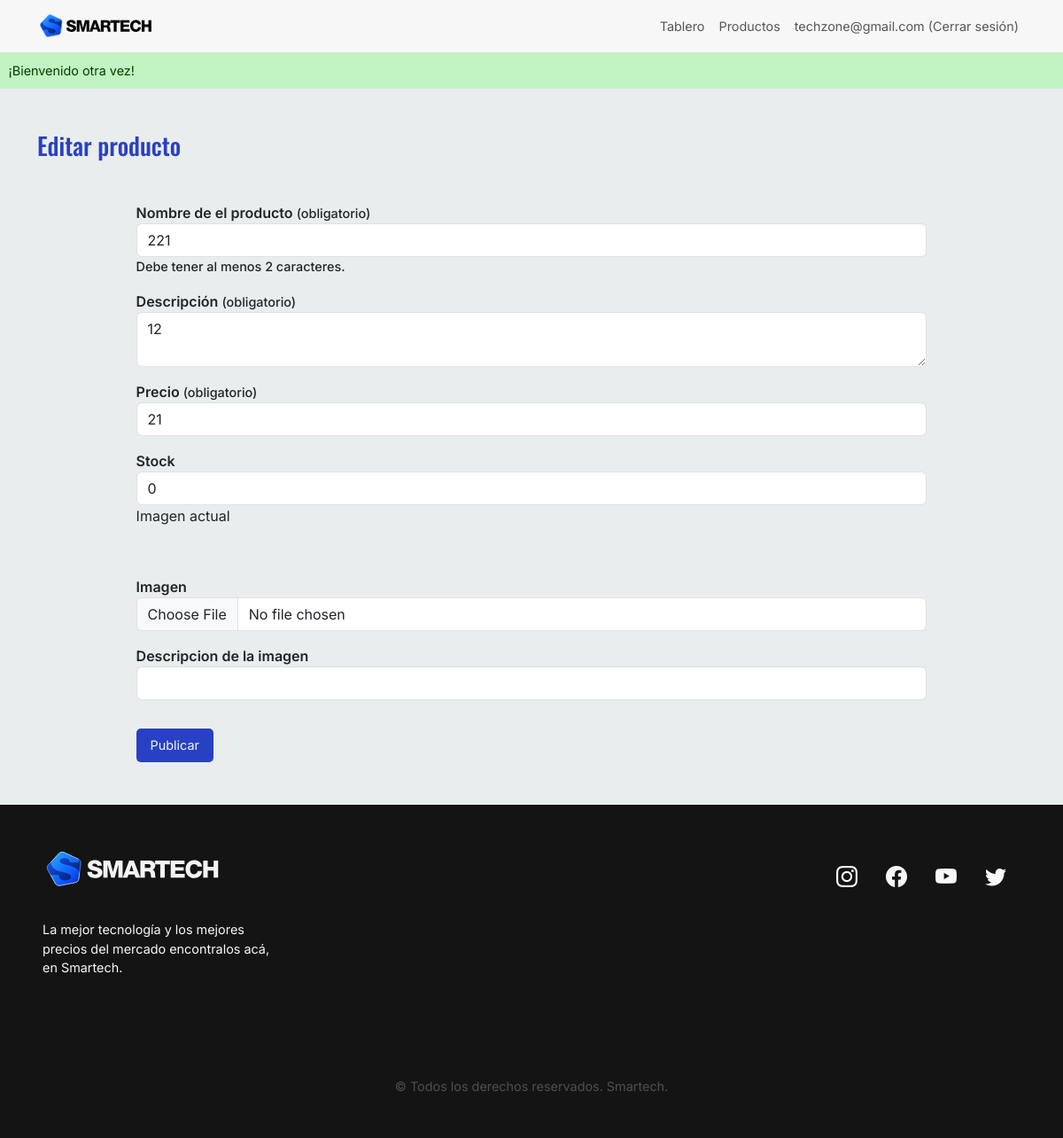
Screenshot of /admin/index.php?s=edit-product&id=64 (signed in) with the database file from the repository.
### tables this page shows
CREATE TABLE `vendedores` (
  `vendedor_id` int(10) UNSIGNED NOT NULL,
  `nombre` varchar(60) DEFAULT NULL,
  `email` varchar(100) NOT NULL,
  `password` varchar(255) NOT NULL
);

CREATE TABLE `productos` (
  `producto_id` int(10) UNSIGNED NOT NULL,
  `vendedor_fk` int(10) UNSIGNED NOT NULL,
  `nombre` varchar(45) NOT NULL,
  `descripcion` text NOT NULL,
  `precio` float NOT NULL,
  `stock` int(11) NOT NULL,
  `imagen` varchar(255) DEFAULT NULL,
  `imagen_desc` varchar(150) DEFAULT NULL
);

### bootstrap/autoload.php (called while the page is built, shortened)
<?php
    spl_autoload_register(function(string $className) {
        $className = substr($className, 4);
        $className = 'classes/' . str_replace('\\', '/', $className);
        $classPath = __DIR__ . '/../' . $className . '.php';
    })
?>

### classes/Auth/Authentication.php (called while the page is built, shortened)
<?php
class Authentication
{
    public function isAuthenticated(): bool{
        return isset($_SESSION['vendedor_id']);
    }
    public function getVendedor(): ?Vendedor{
        return (new Vendedor)->byId($_SESSION['vendedor_id']);
    }
}

### classes/Models/Vendedor.php (called while the page is built, shortened)
<?php
class Vendedor
{
    private string $email;
    public function byId(string $id): ?Vendedor
    {
        $db = (new DB)->getConexion();
        $query = "SELECT * FROM vendedores
                        WHERE vendedor_id = ?";
        $stmt = $db->prepare($query);
        $stmt->execute([$id]);
        $stmt->setFetchMode(PDO::FETCH_CLASS, Vendedor::class);
        $vendedor = $stmt->fetch();
        return $vendedor;
    }
    public function getEmail(): string
    {
        return $this->email;
    }
}

### classes/Models/Shop.php (called while the page is built, shortened)
<?php
class Shop
{
    private int $producto_id;
    private string $nombre;
    private string $descripcion;
    private string $precio;
    private string $stock;
    private ?string $imagen_desc;
    public function byId(int $id): ?Shop
    {
        $db = (new DB)->getConexion();
        $query = "SELECT * FROM productos
                WHERE producto_id = ?";
        $stmt = $db->prepare($query);
        $stmt->execute([$id]);
        $stmt->setFetchMode(PDO::FETCH_CLASS, Shop::class);
        $producto = $stmt->fetch();
        return $producto;
    }
    public function getProductId(): int
    {
        return $this->producto_id;
    }
    public function getName(): string
    {
        return $this->nombre;
    }
    public function getDescription(): string
    {
        return $this->descripcion;
    }
    public function getPrice(): int
    {
        return $this->precio;
    }
    public function getStock(): int
    {
        return $this->stock;
    }
    public function getImagenDescripcion(): ?string
    {
        return $this->imagen_desc;
    }
}

### admin/views/edit-product.php (the view, shortened to what this page needs)
<?php
    $product = (new Shop)->byId($_GET['id']);
    if (isset($_SESSION['errores'])) {
        $errores = $_SESSION['errores'];
        unset($_SESSION['errores']);
    } else {
        $errores = [];
    }
    if (isset($_SESSION['oldData'])) {
        $oldData = $_SESSION['oldData'];
        unset($_SESSION['oldData']);
    } else {
        $oldData = [];
    }
?>
<section class="publish">
    <div class="container">
        <h1 class="title">Editar producto</h1>
        <form action="actions/edit-product.php?id=<?= $product->getProductId();?>" method="post" enctype="multipart/form-data">
            <div>
                <label for="nombre">Nombre de el producto <span class="small">(obligatorio)</span></label>
                <input
                type="text"
                id="nombre"
                name="nombre"
                class="form-control"
                aria-describedby="help-nombre <?php if(isset($errores['nombre'])): ?> error-nombre <?php endif; ?>"
                value="<?= $oldData['nombre'] ?? $product->getName(); ?>"
                >
                <div class="small" id="help-nombre">Debe tener al menos 2 caracteres.</div>
            </div>
            <div>
                <label for="descripcion">Descripción <span class="small">(obligatorio)</span></label>
                <textarea
                    type="text"
                    id="descripcion"
                    name="descripcion"
                    class="form-control"
                    <?php if(isset($errores['descripcion'])): ?> aria-describedby="error-descripcion"> <?php endif; ?>
                ><?= $oldData['descripcion'] ?? $product->getDescription(); ?></textarea>
            </div>
            <div>
                <label for="precio">Precio <span class="small">(obligatorio)</span></label>
                <input
                    type="number"
                    id="precio"
                    name="precio"
                    class="form-control"
                    value="<?= $oldData['precio'] ?? $product->getPrice(); ?>"
                    <?php if(isset($errores['precio'])): ?> aria-describedby="error-precio"> <?php endif; ?>
            </div>
            <div>
                <label for="stock">Stock</label>
                <input
                    type="number"
                    id="stock"
                    name="stock"
                    class="form-control"
                    value="<?= $oldData['stock'] ?? $product->getStock(); ?>">
            </div>
            <div>
                <p>Imagen actual</p>
            </div>
            <div>
                <label for="imagen">Imagen</label>
                <input
                    type="file"
                    id="imagen"
                    name="imagen"
                    class="form-control">
            </div>
            <div>
                <label for="imagen_desc">Descripcion de la imagen</label>
                <input
                    type="text"
                    id="imagen_desc"
                    name="imagen_desc"
                    class="form-control"
                    value="<?= $oldData['imagen_desc'] ?? $product->getImagenDescripcion(); ?>"
                >
            </div>
            <button type="submit">Publicar</button>
        </form>
    </div>
</section>

### admin/index.php (shortened to what this page needs)
<?php
require_once __DIR__ . '/../bootstrap/autoload.php';
$view = $_GET['s'] ?? 'dashboard';
$autenticacion = new \App\Auth\Authentication;
?>
<!DOCTYPE html>
<html lang="es">
<head>
    <link rel="stylesheet" href="https://cdn.jsdelivr.net/npm/bootstrap-icons@1.10.4/font/bootstrap-icons.css">
    <link href="https://cdn.jsdelivr.net/npm/bootstrap@5.3.0-alpha3/dist/css/bootstrap.min.css" rel="stylesheet">
    <link rel="stylesheet" href="../css/style.css">
</head>
<body>
    <nav class="navbar navbar-expand-md">
        <div class="container d-flex">
            <a class="navbar-brand" href="index.php?s=dashboard"><img src="../img/logos/logo-smartech.svg" alt="SmarTech logo." width="130"></a>
            <div class="collapse navbar-collapse" id="navbarNavAltMarkup">
                <?php if ($autenticacion->isAuthenticated()):?>
                <div class="navbar-nav ms-auto">
                    <a class="nav-link" href="index.php?s=dashboard">Tablero</a>
                    <a class="nav-link" href="index.php?s=products">Productos</a>
                    <p>
                        <form action="actions/log-out.php" method="post">
                            <button class="nav-link" type="submit"><?= $autenticacion->getVendedor()->getEmail() ?> (Cerrar sesión)</button>
                        </form>
                    </p>
                </div>
                <?php endif; ?>
            </div>
        </div>
    </nav>
    <?php
        if (isset($_SESSION['mensajeExito'])):
    ?>
    <div class="success"><?= $_SESSION['mensajeExito'];?></div>
    <?php
        endif;
    ?>
    <main class="main-content">
        <?php
        require 'views/' . $view . '.php';
        ?>
    </main>
    <footer class="p-5 footer">
        <div class="row">
            <div class="col-12 col-md-6 footer-first">
                <img src="../img/logos/logo-smartech-wh.svg" alt="SmarTech logo." width="200">
                <p>La mejor tecnología y los mejores precios del mercado encontralos acá, en Smartech.</p>
            </div>
            <div class="col-12 col-md-6">
                <div class="social">
                    <i class="bi bi-instagram"></i>
                    <i class="bi bi-facebook"></i>
                    <i class="bi bi-youtube"></i>
                    <i class="bi bi-twitter"></i>
                </div>
            </div>
            <p class="text-center m-0 copy">&copy; Todos los derechos reservados. Smartech.</p>
        </div>
    </footer>
</body>
</html>

### css/style.css (style rules this page uses)
* { padding: 0; margin: 0; box-sizing: border-box; font-family: "Inter", sans-serif; }
body { background-color: #eaeded; }
.title { color: #2841c4; font-size: 1.7rem; font-family: "Oswald", sans-serif; margin-bottom: 2rem; }
.navbar { background-color: #f7f7f7; }
.nav-link { font-size: 0.9rem; text-align: center; }
.footer { background-color: #141414; color: #f7f7f7; font-size: 0.9rem; }
.footer-first { display: flex; align-items: center; flex-direction: column; }
.footer-first p { text-align: center; margin-top: 2rem; margin-bottom: 2rem; }
.social { display: flex; justify-content: center; }
.social i { padding: 1rem; font-size: 1.5rem; }
.copy { padding-top: 5rem; color: #4f4f4f; }
.publish { padding: 3rem 0; }
.publish form { display: flex; justify-content: center; flex-direction: column; width: 80%; margin: 0 auto; }
.publish form label { font-weight: 600; margin-top: 1rem; }
.publish form button { border: none; color: #f7f7f7; background-color: #2841c4; padding: 0.5rem 1rem; border-radius: 5px; font-size: 0.9rem; margin-top: 2rem; }
.success { background-color: #c2f3c2; color: #033d03; padding: 0.6rem; font-size: 0.9rem; width: 100%; }
.small { font-size: 0.9rem; font-weight: 500; }
@media (min-width: 576px) { .footer-first { align-items: start; } }
@media (min-width: 576px) { .footer-first p { width: 50%; text-align: left; } }
@media (min-width: 576px) { .social { justify-content: end; } }

### rows the page displays
vendedores: email "techzone@gmail.com"
productos: nombre "221", descripcion "12", precio "21", stock "0"

### other values shown
$_SESSION['mensajeExito'] "¡Bienvenido otra vez!"
